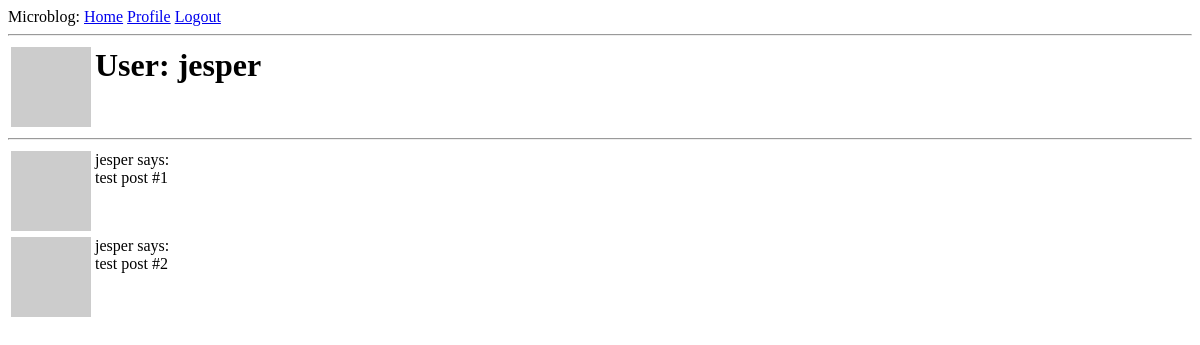
Before: /user/jesper (signed in) with the older database file.
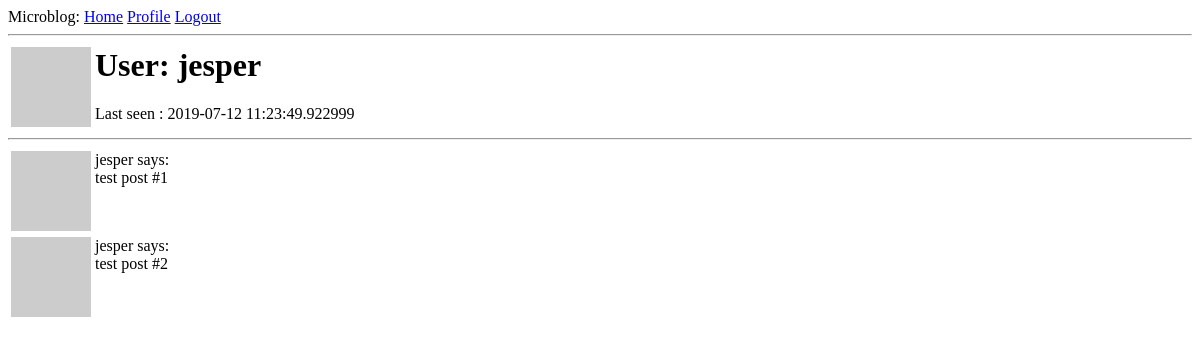
After: the same page with the newer database file.
### app/models.py (models this page shows, shortened)
class User(UserMixin, db.Model):
    id = db.Column(db.Integer, primary_key = True)
    username = db.Column(db.String(64), index = True, unique = True)
    email = db.Column(db.String(120), index = True, unique = True)
    password_hash = db.Column(db.String(128))
    posts = db.relationship("Post", backref="author", lazy="dynamic")
    about_me = db.Column(db.String(140))
    last_seen = db.Column(db.DateTime, default=datetime.utcnow)
    def avatar(self, size):
        digest = md5(self.email.lower().encode("utf-8")).hexdigest()
        return f'https://www.gravatar.com/avatar/{digest}?d=identicon&s={size}'

### app/routes.py (the view)
@app.route("/user/<username>")
@login_required
def user(username):
    user = User.query.filter_by(username=username).first_or_404()
    posts = [
        {"author" : user, "body": "test post #1"},
        {"author" : user, "body": "test post #2"}
    ]
    return render_template("user.html", user=user, posts=posts)

### app/models.py (called while the page is built)
@login.user_loader
def load_user(id):
    return User.query.get(int(id))

### app/routes.py (called while the page is built)
@app.before_request
def before_request():
    if current_user.is_authenticated:
        current_user.last_seen = datetime.utcnow()
        db.session.commit()

### app/templates/user.html (shortened to what this page needs)
{% extends "base.html" %}
{% block content %}
    <table>
        <tr valign="top">
            <td><img src="{{ user.avatar(128) }}"></td>
            <td>
                <h1>User: {{ user.username }}</h1>
                {% if user.last_seen %}<p>Last seen : {{ user.last_seen }}</p>{% endif %}
            </td>
        </tr>
    </table>
    <hr>
    {% for post in posts %}
        {% include "_post.html" %}
    {% endfor %}
{% endblock %}

### app/templates/base.html (shortened to what this page needs)
<html>
    <head>
    </head>
    <body>
        <div>Microblog:
            <a href="{{ url_for('index') }}">Home</a>
            {% if current_user.is_anonymous %}
            <a href="{{ url_for('login') }}">Login</a>
            {% else %}
            <a href="{{ url_for('user', username=current_user.username) }}">Profile</a>
            <a href="{{ url_for('logout') }}">Logout</a>
            {% endif %}
        </div>
        <hr>
        {% block content%}{% endblock %}
    </body>
</html>

### app/templates/_post.html
<table>
    <tr valign="top">
        <td><img src="{{ user.avatar(36) }}"></td>
        <td>{{ post.author.username }} says: <br>{{ post.body }}</td>
    </tr>
</table>

Changed rows visible on the page:
changed User "jesper": last_seen (not shown) → "2019-07-12 11:23:49.922999"
Other visible differences:
text now shown: "Last seen :"
